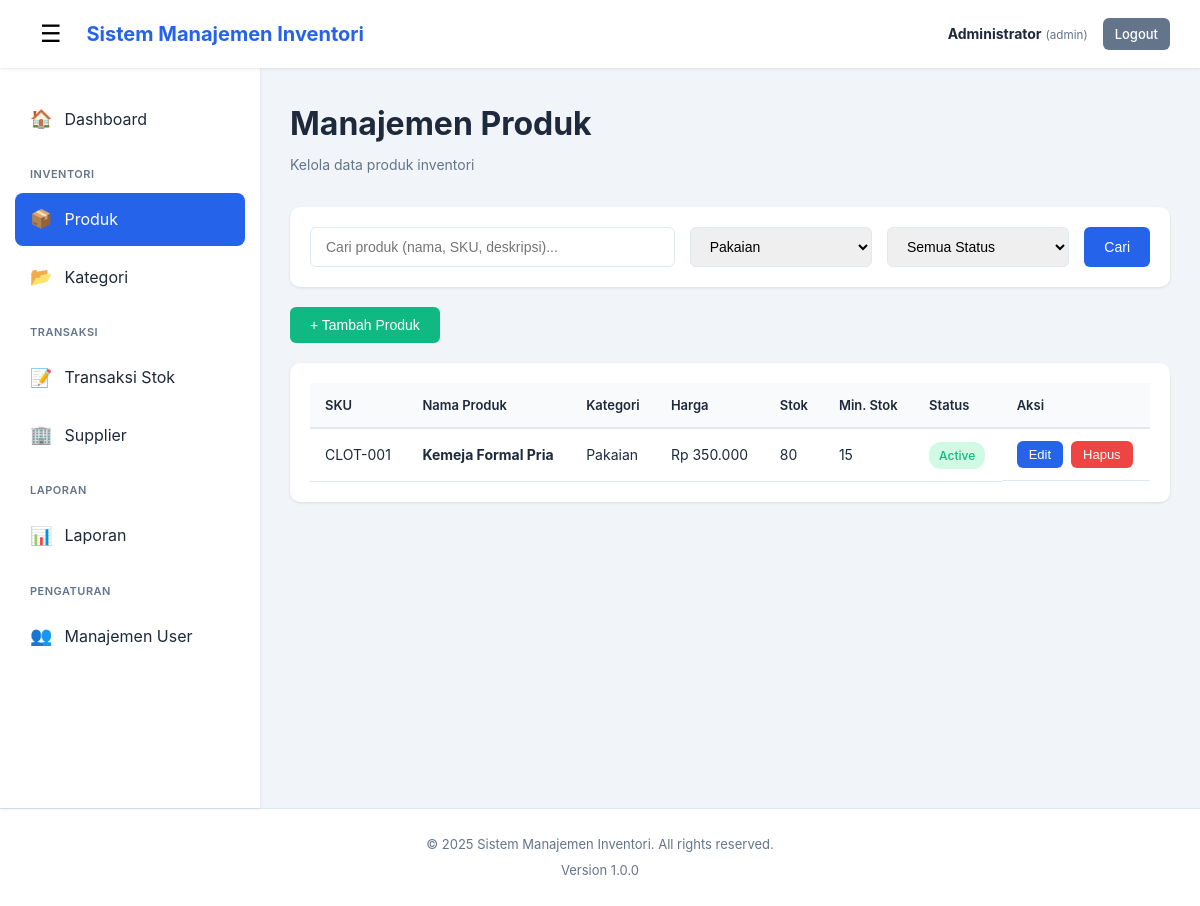
The page /products.php?category=3 (signed in) on the database its author committed.
### tables this page shows
CREATE TABLE IF NOT EXISTS products (
    id INT AUTO_INCREMENT PRIMARY KEY,
    name VARCHAR(200) NOT NULL,
    category_id INT,
    sku VARCHAR(50) UNIQUE,
    description TEXT,
    price DECIMAL(10, 2) NOT NULL DEFAULT 0.00,
    quantity INT NOT NULL DEFAULT 0,
    min_stock INT DEFAULT 10,
    image_url VARCHAR(255),
    status ENUM('active', 'inactive', 'discontinued') DEFAULT 'active',
    created_at TIMESTAMP DEFAULT CURRENT_TIMESTAMP,
    updated_at TIMESTAMP DEFAULT CURRENT_TIMESTAMP ON UPDATE CURRENT_TIMESTAMP,
    FOREIGN KEY (category_id) REFERENCES categories(id) ON DELETE SET NULL,
    INDEX idx_category (category_id),
    INDEX idx_sku (sku),
    INDEX idx_status (status)
);

CREATE TABLE IF NOT EXISTS categories (
    id INT AUTO_INCREMENT PRIMARY KEY,
    name VARCHAR(100) NOT NULL UNIQUE,
    description TEXT,
    created_at TIMESTAMP DEFAULT CURRENT_TIMESTAMP,
    updated_at TIMESTAMP DEFAULT CURRENT_TIMESTAMP ON UPDATE CURRENT_TIMESTAMP
);

### config/database.php (called while the page is built, shortened)
<?php
function formatRupiah($angka) {
    return "Rp " . number_format($angka, 0, ',', '.');
}
?>

### products.php (the view, shortened to what this page needs)
<?php
require_once 'config/database.php';
$db = getDB();
$stmt = $db->query("SELECT * FROM categories ORDER BY name");
$categories = $stmt->fetchAll();
$search = $_GET['search'] ?? '';
$category_filter = $_GET['category'] ?? '';
$where = [];
$params = [];
if (!empty($category_filter)) {
    $where[] = "category_id = ?";
    $params[] = $category_filter;
}
$where_clause = !empty($where) ? 'WHERE ' . implode(' AND ', $where) : '';
$stmt = $db->prepare("
    SELECT p.*, c.name as category_name
    FROM products p
    LEFT JOIN categories c ON p.category_id = c.id
    $where_clause
    ORDER BY p.created_at DESC
");
$stmt->execute($params);
$products = $stmt->fetchAll();
?>
<!DOCTYPE html>
<html lang="id">
<head>
    <link rel="stylesheet" href="assets/css/style.css">
</head>
<body>
    <?php include 'includes/header.php'; ?>
    <div class="container">
        <?php include 'includes/sidebar.php'; ?>
        <main class="main-content">
            <div class="page-header">
                <h1>Manajemen Produk</h1>
                <p>Kelola data produk inventori</p>
            </div>
            <div class="card mb-20">
                <div class="card-body">
                    <form method="GET" action="">
                        <div style="display: grid; grid-template-columns: 2fr 1fr 1fr auto; gap: 15px;">
                            <input type="text" name="search" class="form-control"
                                   placeholder="Cari produk (nama, SKU, deskripsi)..."
                                   value="<?php echo htmlspecialchars($search); ?>">
                            <select name="category" class="form-control">
                                <?php foreach ($categories as $cat): ?>
                                <option value="<?php echo $cat['id']; ?>" <?php echo $category_filter == $cat['id'] ? 'selected' : ''; ?>>
                                    <?php echo htmlspecialchars($cat['name']); ?>
                                </option>
                                <?php endforeach; ?>
                            </select>
                            <select name="status" class="form-control">
                                <option value="">Semua Status</option>
                            </select>
                            <button type="submit" class="btn btn-primary">Cari</button>
                        </div>
                    </form>
                </div>
            </div>
            <div class="mb-20">
                <button onclick="showAddModal()" class="btn btn-success">+ Tambah Produk</button>
            </div>
            <div class="card">
                <div class="card-body">
                    <div class="table-responsive">
                        <table class="table">
                            <thead>
                                <tr>
                                    <th>SKU</th>
                                    <th>Nama Produk</th>
                                    <th>Kategori</th>
                                    <th>Harga</th>
                                    <th>Stok</th>
                                    <th>Min. Stok</th>
                                    <th>Status</th>
                                    <th>Aksi</th>
                                </tr>
                            </thead>
                            <tbody>
                                <?php if (count($products) > 0): ?>
                                    <?php foreach ($products as $product): ?>
                                    <tr>
                                        <td><?php echo htmlspecialchars($product['sku']); ?></td>
                                        <td><strong><?php echo htmlspecialchars($product['name']); ?></strong></td>
                                        <td><?php echo htmlspecialchars($product['category_name']); ?></td>
                                        <td><?php echo formatRupiah($product['price']); ?></td>
                                        <td>
                                            <span class="<?php echo $product['quantity'] <= $product['min_stock'] ? 'text-danger' : ''; ?>">
                                                <?php echo number_format($product['quantity']); ?>
                                            </span>
                                        </td>
                                        <td><?php echo number_format($product['min_stock']); ?></td>
                                        <td>
                                            <?php
                                            $badge_class = 'info';
                                            if ($product['status'] === 'active') $badge_class = 'success';
                                            ?>
                                            <span class="badge badge-<?php echo $badge_class; ?>">
                                                <?php echo ucfirst($product['status']); ?>
                                            </span>
                                        </td>
                                        <td class="table-actions">
                                            <button onclick='editProduct(<?php echo json_encode($product); ?>)'
                                                    class="btn btn-sm btn-primary">Edit</button>
                                            <form method="POST" style="display:inline;"
                                                  onsubmit="return confirm('Yakin ingin menghapus produk ini?');">
                                                <button type="submit" class="btn btn-sm btn-danger">Hapus</button>
                                            </form>
                                        </td>
                                    </tr>
                                    <?php endforeach; ?>
                                <?php else: ?>
                                    <tr>
                                        <td colspan="8" class="text-center">Tidak ada data produk</td>
                                    </tr>
                                <?php endif; ?>
                            </tbody>
                        </table>
                    </div>
                </div>
            </div>
        </main>
    </div>
    <?php include 'includes/footer.php'; ?>
</body>
</html>

### assets/css/style.css (style rules this page uses)
* { margin: 0; padding: 0; box-sizing: border-box; }
:root { --primary-color: #2563eb; --secondary-color: #64748b; --success-color: #10b981; --danger-color: #ef4444; --warning-color: #f59e0b; --info-color: #3b82f6; --dark-color: #1e293b; --light-color: #f8fafc; --border-color: #e2e8f0; --shadow: 0 1px 3px 0 rgba(0, 0, 0, 0.1); --shadow-md: 0 4px 6px -1px rgba(0, 0, 0, 0.1); --shadow-lg: 0 10px 15px -3px rgba(0, 0, 0, 0.1); }
body { font-family: -apple-system, BlinkMacSystemFont, 'Segoe UI', Roboto, 'Helvetica Neue', Arial, sans-serif; line-height: 1.6; color: var(--dark-color); background-color: #f1f5f9; }
.container { display: flex; min-height: calc(100vh - 60px); }
.main-content { flex: 1; padding: 30px; overflow-y: auto; }
.form-control { width: 100%; padding: 10px 15px; border: 1px solid var(--border-color); border-radius: 6px; font-size: 14px; transition: border-color 0.3s; }
select.form-control { cursor: pointer; }
.btn { display: inline-block; padding: 10px 20px; border: none; border-radius: 6px; font-size: 14px; font-weight: 500; cursor: pointer; transition: all 0.3s; text-align: center; }
.btn-primary { background-color: var(--primary-color); color: white; }
.btn-success { background-color: var(--success-color); color: white; }
.btn-danger { background-color: var(--danger-color); color: white; }
.btn-sm { padding: 6px 12px; font-size: 13px; }
.card { background: white; border-radius: 10px; box-shadow: var(--shadow); margin-bottom: 20px; }
.card-body { padding: 20px; }
.table-responsive { overflow-x: auto; }
.table { width: 100%; border-collapse: collapse; }
.table thead { background-color: var(--light-color); }
.table th { padding: 12px 15px; text-align: left; font-weight: 600; font-size: 13px; color: var(--dark-color); border-bottom: 2px solid var(--border-color); }
.table td { padding: 12px 15px; border-bottom: 1px solid var(--border-color); font-size: 14px; }
.table-actions { display: flex; gap: 8px; }
.badge { display: inline-block; padding: 4px 10px; border-radius: 12px; font-size: 12px; font-weight: 500; }
.badge-success { background-color: #d1fae5; color: var(--success-color); }
.page-header { margin-bottom: 30px; }
.page-header h1 { font-size: 32px; color: var(--dark-color); margin-bottom: 5px; }
.page-header p { color: var(--secondary-color); font-size: 14px; }
.mb-20 { margin-bottom: 20px; }

### rows shown on the page
products: sku "CLOT-001", name "Kemeja Formal Pria", category.name "Pakaian", price "Rp 350.000", quantity "80", min_stock "15", status "Active"

### other values the page prints
APP_NAME "Sistem Manajemen Inventori"
$_SESSION['full_name'] "Administrator"
$_SESSION['role'] "admin"
APP_VERSION "1.0.0"
form field category "Pakaian"
